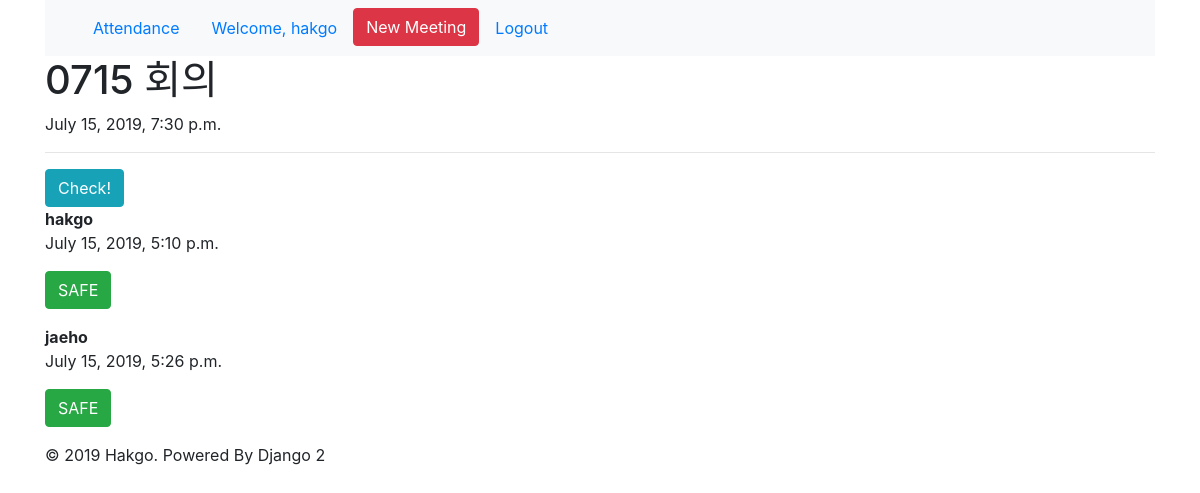
The app's page /detail/3/ (signed in) with its own data.
### home/models.py (models this page shows, shortened)
class Meeting(models.Model):
    title = models.CharField(max_length=100)
    meeting_date = models.DateTimeField()
    def __str__(self):
        return self.title

class MeetingAttendance(models.Model):
    meeting = models.ForeignKey(Meeting, on_delete=models.CASCADE)
    user = models.ForeignKey(User, on_delete=models.CASCADE)
    check_date = models.DateTimeField(auto_now_add=True)
    def not_late(self):
        return self.check_date <= self.meeting.meeting_date

### home/views.py (the view)
# urls.py: path('detail/<int:pk>/', detail_view, name='detail'),
def detail_view(request, pk):
    meeting = Meeting.objects.get(pk=pk)
    return render(request, 'home/detail.html', {'meeting':meeting})

### home/templates/home/detail.html
{% extends 'base.html' %}
{% block content %}
    <h1>{{ meeting }}</h1>
    <p>{{ meeting.meeting_date }}</p><hr>
    <a href="{% url 'check' pk=meeting.id %}" class="btn btn-info">Check!</a>
    {% for attendance in meeting.meetingattendance_set.all %}
        <div class="form-group">
                <p><b>{{ attendance.user.username }}</b><br>{{ attendance.check_date }}
                </p>
                {% if attendance.not_late %}
                    <button class="btn btn-success">SAFE</button>
                {% else %}
                    <button class="btn btn-danger">LATE</button>
                {% endif %}
        </div>
    {% endfor %}
{% endblock %}

### templates/base.html (shortened to what this page needs)
<!DOCTYPE html>
<html lang="en">
<head>
    <link rel="stylesheet" href="https://stackpath.bootstrapcdn.com/bootstrap/4.1.3/css/bootstrap.min.css">
</head>
<body>
<div class="container">
    <header class="header clearfix">
        <nav class="navbar navbar-expand-lg navbar-light bg-light">
            <ul class="nav">
                <li class="nav-item"><a href="/" class="active nav-link ">Attendance</a></li>
                {% if user.is_authenticated %}
                <li class="nav-item"><a href="{% url 'user_list' pk=user.id %}" class="nav-link">Welcome, {{user.get_username}}</a></li>
                <li class="nav-item"><a href="{% url 'create' %}" class="btn btn-danger">New Meeting</a></li>
                <li class="nav-item"><a href="{% url 'logout' %}" class="nav-link">Logout</a></li>
                {% else %}
                <li class="nav-item"><a href="{% url 'login' %}" class="nav-link">Login</a></li>
                {% endif %}
            </ul>
        </nav>
    </header>
    {% block content %}
    {% endblock %}
    <footer class="footer">
        <p>&copy; 2019 Hakgo. Powered By Django 2</p>
    </footer>
</div>
</body>
</html>

### records on screen
Meeting: title "0715 회의", meeting_date "July 15, 2019, 7:30 p.m."
MeetingAttendance: user.username "hakgo", check_date "July 15, 2019, 5:10 p.m.", shows "SAFE"
MeetingAttendance: user.username "jaeho", check_date "July 15, 2019, 5:26 p.m.", shows "SAFE"

### other values on screen
{{ user.get_username }} "hakgo"
